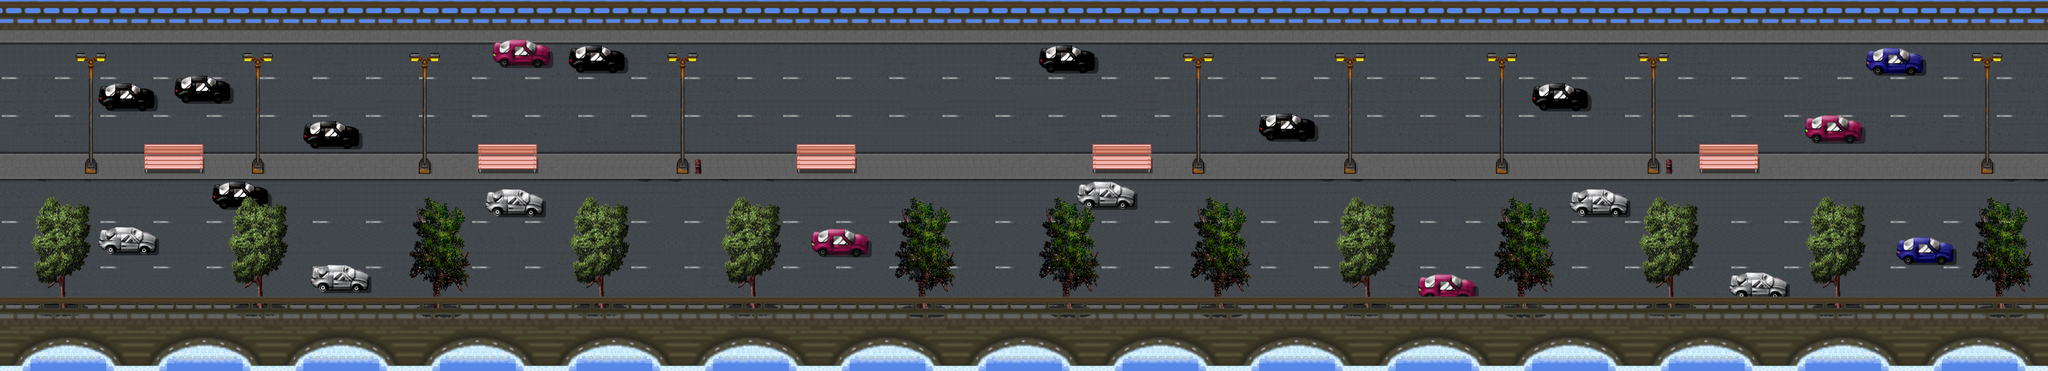

Tiled map render using the project's own tile images. Description and the map definition, with tile-layer contents summarised, below:
An orthogonal 270x49 tile map with 32x32 px tiles, 4 tile layers (map, objects, cross, cross) and 55 objects (54x collision, trigger).

<map version="1.0" orientation="orthogonal" width="270" height="49" tilewidth="32" tileheight="32">
 <tileset firstgid="1" name="Bridge" tilewidth="32" tileheight="32">
  <image source="gfx/game/maps/map_bridge.png" width="1024" height="1024" />
 </tileset>
 <layer name="map" width="270" height="49">
  <properties>
   <property name="map" value="true" />
  </properties>
  <data>[13230 cells, 13230 non-empty, 186 distinct tile ids]</data>
 </layer>
 <layer name="objects" width="270" height="49">
  <properties>
   <property name="map" value="true" />
  </properties>
  <data>[13230 cells, 680 non-empty, 138 distinct tile ids]</data>
 </layer>
 <layer name="cross" width="270" height="49">
  <data>[13230 cells, 1456 non-empty, 224 distinct tile ids]</data>
 </layer>
 <layer name="cross" width="270" height="49">
  <properties>
   <property name="cross" value="true" />
  </properties>
  <data>[13230 cells, 3170 non-empty, 165 distinct tile ids]</data>
 </layer>
 <objectgroup name="collision" width="270" height="49">
  <properties>
   <property name="collision" value="true" />
  </properties>
  <object name="collision" x="5025" y="672" width="60" height="63">
   <properties>
    <property name="collision" value="true" />
   </properties>
  </object>
  <object name="collision" x="356" y="676" width="57" height="59">
   <properties>
    <property name="collision" value="true" />
   </properties>
  </object>
  <object name="collision" x="356" y="676" width="57" height="59">
   <properties>
    <property name="collision" value="true" />
   </properties>
  </object>
  <object name="collision" x="1061" y="675" width="57" height="59">
   <properties>
    <property name="collision" value="true" />
   </properties>
  </object>
  <object name="collision" x="1762" y="679" width="57" height="59">
   <properties>
    <property name="collision" value="true" />
   </properties>
  </object>
  <object name="collision" x="2849" y="676" width="57" height="59">
   <properties>
    <property name="collision" value="true" />
   </properties>
  </object>
  <object name="collision" x="5670" y="674" width="57" height="59">
   <properties>
    <property name="collision" value="true" />
   </properties>
  </object>
  <object name="collision" x="6307" y="675" width="57" height="59">
   <properties>
    <property name="collision" value="true" />
   </properties>
  </object>
  <object name="collision" x="6949" y="672" width="57" height="59">
   <properties>
    <property name="collision" value="true" />
   </properties>
  </object>
  <object name="collision" x="8356" y="675" width="57" height="59">
   <properties>
    <property name="collision" value="true" />
   </properties>
  </object>
  <object name="collision" x="7023" y="675" width="34" height="59">
   <properties>
    <property name="collision" value="true" />
   </properties>
  </object>
  <object name="collision" x="249" y="1282" width="39" height="32">
   <properties>
    <property name="collision" value="true" />
   </properties>
  </object>
  <object name="collision" x="1081" y="1282" width="38" height="31">
   <properties>
    <property name="collision" value="true" />
   </properties>
  </object>
  <object name="collision" x="1825" y="1298" width="48" height="34">
   <properties>
    <property name="collision" value="true" />
   </properties>
  </object>
  <object name="collision" x="2521" y="1281" width="38" height="33">
   <properties>
    <property name="collision" value="true" />
   </properties>
  </object>
  <object name="collision" x="3161" y="1281" width="38" height="31">
   <properties>
    <property name="collision" value="true" />
   </properties>
  </object>
  <object name="collision" x="3877" y="1298" width="39" height="27">
   <properties>
    <property name="collision" value="true" />
   </properties>
  </object>
  <object name="collision" x="4484" y="1295" width="40" height="28">
   <properties>
    <property name="collision" value="true" />
   </properties>
  </object>
  <object name="collision" x="5124" y="1302" width="38" height="26">
   <properties>
    <property name="collision" value="true" />
   </properties>
  </object>
  <object name="collision" x="5752" y="1282" width="39" height="28">
   <properties>
    <property name="collision" value="true" />
   </properties>
  </object>
  <object name="collision" x="6405" y="1293" width="39" height="32">
   <properties>
    <property name="collision" value="true" />
   </properties>
  </object>
  <object name="collision" x="7032" y="1282" width="39" height="31">
   <properties>
    <property name="collision" value="true" />
   </properties>
  </object>
  <object name="collision" x="7735" y="1281" width="40" height="31">
   <properties>
    <property name="collision" value="true" />
   </properties>
  </object>
  <object name="collision" x="8421" y="1296" width="38" height="29">
   <properties>
    <property name="collision" value="true" />
   </properties>
  </object>
  <object name="collision" x="414" y="407" width="254" height="62">
   <properties>
    <property name="collision" value="true" />
   </properties>
  </object>
  <object name="collision" x="1278" y="572" width="261" height="61">
   <properties>
    <property name="collision" value="true" />
   </properties>
  </object>
  <object name="collision" x="2081" y="227" width="253" height="62">
   <properties>
    <property name="collision" value="true" />
   </properties>
  </object>
  <object name="collision" x="2401" y="247" width="250" height="59">
   <properties>
    <property name="collision" value="true" />
   </properties>
  </object>
  <object name="collision" x="4378" y="252" width="261" height="61">
   <properties>
    <property name="collision" value="true" />
   </properties>
  </object>
  <object name="collision" x="5314" y="537" width="250" height="62">
   <properties>
    <property name="collision" value="true" />
   </properties>
  </object>
  <object name="collision" x="6463" y="412" width="252" height="62">
   <properties>
    <property name="collision" value="true" />
   </properties>
  </object>
  <object name="collision" x="7615" y="547" width="261" height="61">
   <properties>
    <property name="collision" value="true" />
   </properties>
  </object>
  <object name="collision" x="7871" y="259" width="258" height="60">
   <properties>
    <property name="collision" value="true" />
   </properties>
  </object>
  <object name="collision" x="414" y="1022" width="255" height="64">
   <properties>
    <property name="collision" value="true" />
   </properties>
  </object>
  <object name="collision" x="896" y="831" width="252" height="61">
   <properties>
    <property name="collision" value="true" />
   </properties>
  </object>
  <object name="collision" x="1313" y="1183" width="255" height="57">
   <properties>
    <property name="collision" value="true" />
   </properties>
  </object>
  <object name="collision" x="2048" y="863" width="256" height="57">
   <properties>
    <property name="collision" value="true" />
   </properties>
  </object>
  <object name="collision" x="3424" y="1024" width="258" height="61">
   <properties>
    <property name="collision" value="true" />
   </properties>
  </object>
  <object name="collision" x="4543" y="830" width="257" height="58">
   <properties>
    <property name="collision" value="true" />
   </properties>
  </object>
  <object name="collision" x="5986" y="1216" width="253" height="62">
   <properties>
    <property name="collision" value="true" />
   </properties>
  </object>
  <object name="collision" x="6623" y="862" width="257" height="61">
   <properties>
    <property name="collision" value="true" />
   </properties>
  </object>
  </objectgroup>
 <objectgroup name="trigger" width="270" height="49">
  <!-- 1 objects omitted --></objectgroup>
</map>
<!-- 14 of 55 objects omitted -->